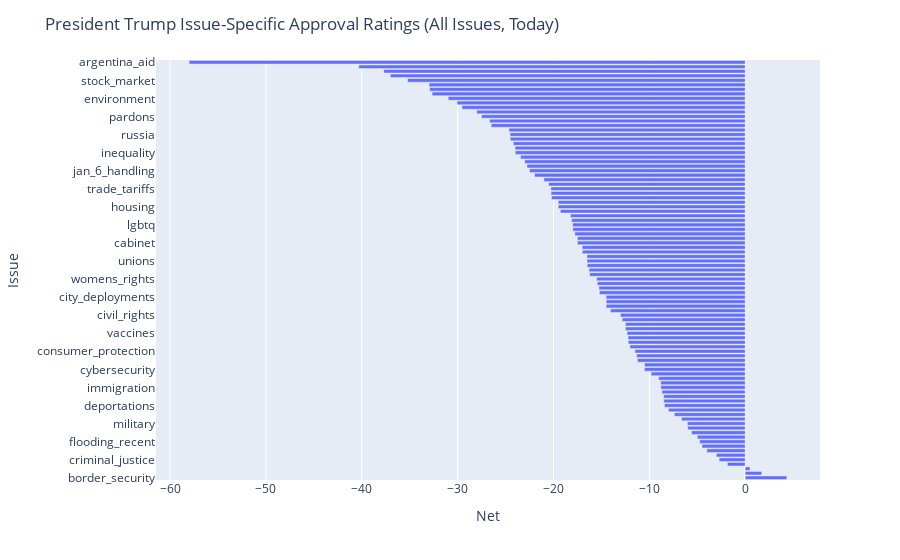

Notebook cell for this chart:
### Code cell
fig = px.bar(all_issues_approval, x='net', y='issue')
fig.update_layout(
    title='President Trump Issue-Specific Approval Ratings (All Issues, Today)',
    xaxis_title='Net',
    yaxis_title='Issue',
    legend_title='Legend',
)
fig.show()

### Figure 1 — Plotly figure (JSON) as saved in the notebook; plotly's stock layout.template omitted (floating-point values rounded to 4 significant figures)
{"data": [{"hovertemplate": "net=%{x}<br>issue=%{y}<extra></extra>", "legendgroup": "", "marker": {"color": "#636efa", "pattern": {"shape": ""}}, "name": "", "orientation": "h", "showlegend": false, "textposition": "auto", "type": "bar", "x": [4.34, 1.729, 0.5048, -1.856, -2.716, -2.999, -4.0, -4.501, -4.745, -5.0, -5.605, -6.0, -6.033, -6.639, -7.395, -8.0, -8.421, -8.499, -8.501, -8.689, -8.8, -8.81, -9.025, -9.813, -10.5, -10.5, -11.24, -11.33, -11.5, -12.02, -12.2, -12.23, -12.33, -12.5, -12.5, -12.83, -13.02, -14.05, -14.5, -14.5, -14.51, -15.21, -15.26, -15.43, -15.5, -16.22, -16.29, -16.48, -16.5, -16.5, -17.0, -17.0, -17.5, -17.5, -17.77, -17.98, -18.0, -18.11, -18.23, -19.28, -19.5, -19.5, -20.21, -20.25, -20.27, -20.5, -21.0, -21.98, -22.5, -22.76, -23.0, -23.44, -23.98, -24.01, -24.19, -24.5, -24.53, -24.65, -26.5, -26.66, -27.5, -28.0, -29.54, -30.06, -30.98, -32.66, -32.92, -32.97, -35.23, -37.02, -37.7, -40.32, -58.0], "xaxis": "x", "y": ["border_security", "national_security", "transgender", "crime", "criminal_justice", "law_enforcement", "workers_rights", "death_penalty", "flooding_recent", "voting_integrity", "guns", "diplomacy", "military", "civil_liberties", "israel", "school_safety", "deportations", "dei", "charlie_kirk_death", "relations_with_media", "immigration", "disaster_relief", "north_korea", "dc_takeover", "cybersecurity", "refugees", "israel_iran_conflict", "iran", "consumer_protection", "canada", "rule_of_law", "jobs", "vaccines", "nuclear_weapons", "foreign_aid", "federal_workforce", "civil_rights", "free_speech", "social_security", "race_relations", "city_deployments", "israel_palestine", "foreign_policy", "middle_east", "womens_rights", "national_politics", "universities", "cryptocurrency", "unions", "childcare", "gas_prices", "ai", "cabinet", "doge", "climate_change", "defense", "lgbtq", "abortion", "foreign_relations", "economy", "housing", "executive_orders", "kilmar_abrego_garcia", "judiciary_politicization", "trade_tariffs", "political_violence", "latin_america", "energy", "jan_6_handling", "democracy", "china", "taxes", "inequality", "ukraine", "govt_management", "medicaire_medicaid", "russia", "govt_spending", "ballroom", "education", "pardons", "mass_layoffs", "inflation", "healthcare", "environment", "corruption", "epstein_files", "agriculture", "stock_market", "unity", "national_debt", "govt_shutdown", "argentina_aid"], "yaxis": "y"}], "layout": {"barmode": "relative", "legend": {"title": {"text": "Legend"}, "tracegroupgap": 0}, "margin": {"t": 60}, "title": {"text": "President Trump Issue-Specific Approval Ratings (All Issues, Today)"}, "xaxis": {"anchor": "y", "domain": [0, 1], "title": {"text": "Net"}}, "yaxis": {"anchor": "x", "domain": [0, 1], "title": {"text": "Issue"}}}}
